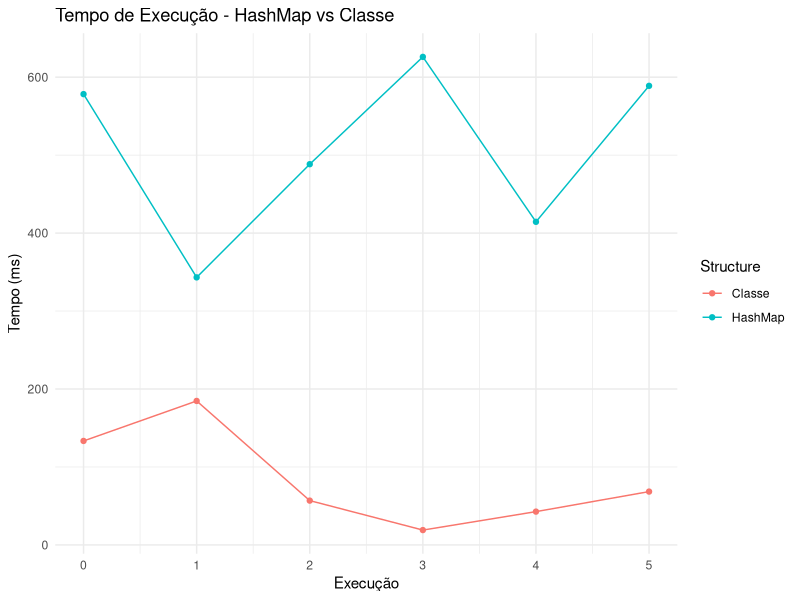
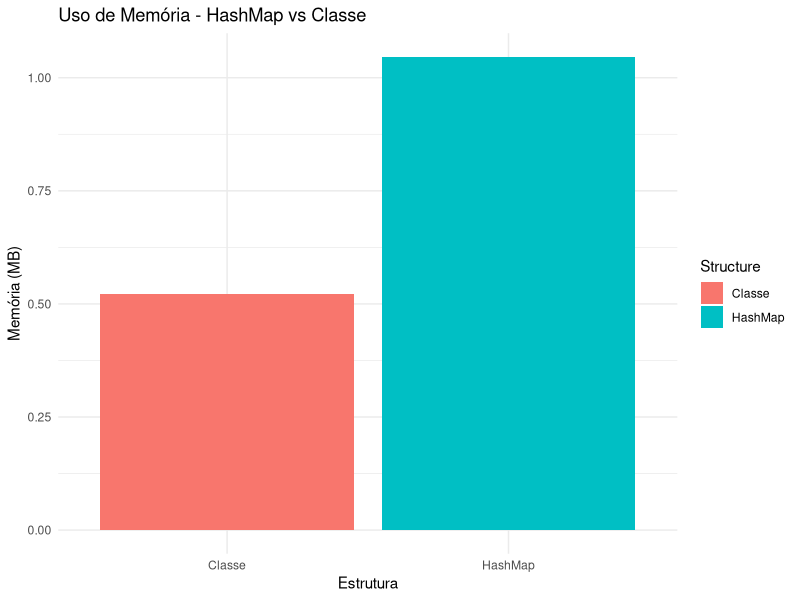

The R source for these figures, in order:

library(ggplot2)

df <- read.csv("benchmarkresults.csv")

# --- Gráfico de Tempo de Execução ---
ggplot(df, aes(x=Run, y=TimeMS, color=Structure, group=Structure)) +
  geom_line() +
  geom_point() +
  labs(title="Tempo de Execução - HashMap vs Classe",
       x="Execução",
       y="Tempo (ms)") +
  theme_minimal()

# --- Gráfico de Uso de Memória ---
df_mem <- subset(df, Run == 0)  # memória só medida uma vez
ggplot(df_mem, aes(x=Structure, y=MemoryMB, fill=Structure)) +
  geom_bar(stat="identity", position="dodge") +
  labs(title="Uso de Memória - HashMap vs Classe",
       x="Estrutura",
       y="Memória (MB)") +
  theme_minimal()